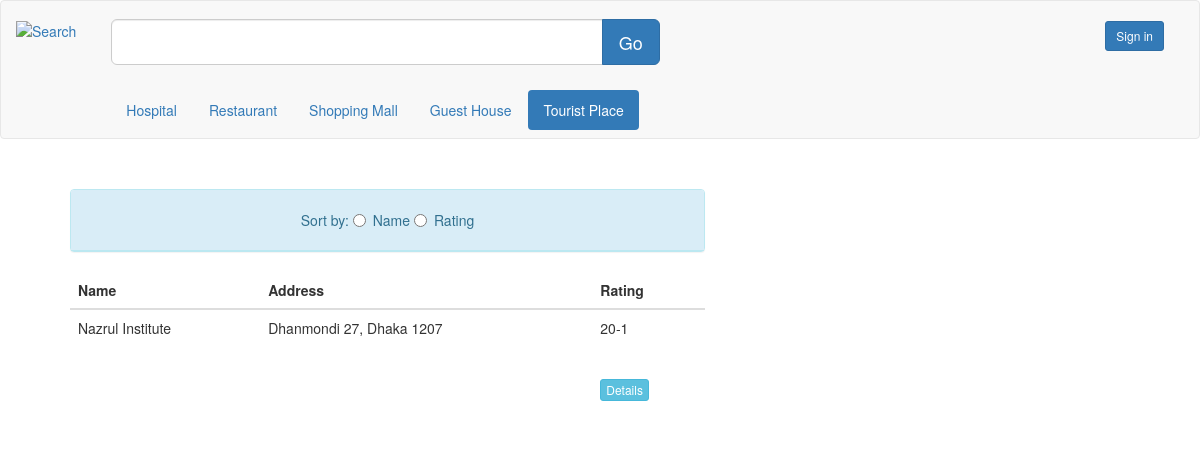
/Font-end/tourist.php, run on the app's committed database.
### tables this page shows
CREATE TABLE `main_area` (
  `id` varchar(13) NOT NULL,
  `name` varchar(100) NOT NULL,
  `area` varchar(35) NOT NULL,
  `road_no` varchar(10) NOT NULL,
  `post_code` int(11) NOT NULL,
  `district` varchar(20) NOT NULL,
  `division` varchar(15) NOT NULL,
  `rating` varchar(7) NOT NULL
);

### Font-end/tourist.php (the view, shortened to what this page needs)
<!DOCTYPE html>
<html>
<head>
	 <link rel="stylesheet" href="css/bootstrap.min.css" />
</head>
<body>
	<nav class="navbar navbar-default">
  <div class="">
    <div class="collapse navbar-collapse" id="bs-example-navbar-collapse-1">
      <ul class="nav navbar-nav">
		<a href="search.php"><img src="Upimages/logo3.jpg" class="img-responsive" alt="Search" style="height:30px;margin-top:20px;"></a>
      </ul>
      <form class="navbar-form navbar-left">
				<div class="input-group input-group-lg" style="width:600px;margin-left:20px;margin-top:10px;">
				  <input type="text" class="form-control" name="search">
				  <div class="input-group-btn">
					<button class="btn btn-primary" type="submit">Go</button>
				  </div>
				</div>
				<ul class="nav nav-pills" style="margin-top:25px;margin-left:20px;">
												<li role="presentation"><a href="hospital.php">Hospital</a></li>
												<li role="presentation"><a href="restaurant.php">Restaurant</a></li>
												<li role="presentation"><a href="shopping.php">Shopping Mall</a></li>
												<li role="presentation" ><a href="hotel.php">Guest House </a></li>
												<li role="presentation" class="active"><a href="tourist.php">Tourist Place</a></li>
				</ul>
      </form>
      <ul class="nav navbar-nav navbar-right" style="margin-top:20px; margin-right:20px;">
		    <button type="button" class="btn btn-primary btn-sm">Sign in</button>
      </ul>
    </div>
</nav>
<div class="container">
					<div class="col-sm-7" style="margin-left:25px;">
						<div class="panel panel-info" style="margin-top:30px;">
						  <div class="panel-heading">
								<form action="hospitalsort.php" method="post">
								<center>
								    <div class="radio" >
											Sort by:  <label><input type="radio" name="sort" value="name">Name</label>
													  <label><input type="radio" name="sort" value="rating">Rating</label>
									</div>
								</center>
								</form>
						  </div>
						</div>
					<table class="table">
						  <thead>
							<tr>
								<th>Name</th>
								<th>Address</th>
								<th>Rating</th>
							</tr>
						  </thead>
								  <?php
										$connect = mysqli_connect("localhost", "root", "", "ls");
										$query = "SELECT id,name,area,road_no,post_code,district FROM main_area WHERE id like '20%'";
										$result = mysqli_query($connect, $query);
										while($row = mysqli_fetch_array($result)):;
										$hdata=$row["id"];
								  ?>
							<tr id="sort">
								<td><?php echo $row["name"]; ?></td>
								<td><?php echo $row["area"]." ".$row["road_no"].", ".$row["district"]." ".$row["post_code"]; ?></td>
								<td><?php echo $hdata; ?></br></br></br><input type="button" name="view" value="Details" id="<?php echo $row["id"]; ?>" class="btn btn-info btn-xs view_data" /></td>
							</tr>
							<?php endwhile; ?>
					</table>
    </div>
</div>
</body>
</html>

### data on the page
main_area: name "Nazrul Institute", area "Dhanmondi", road_no "27", district "Dhaka", post_code "1207", id "20-1"
